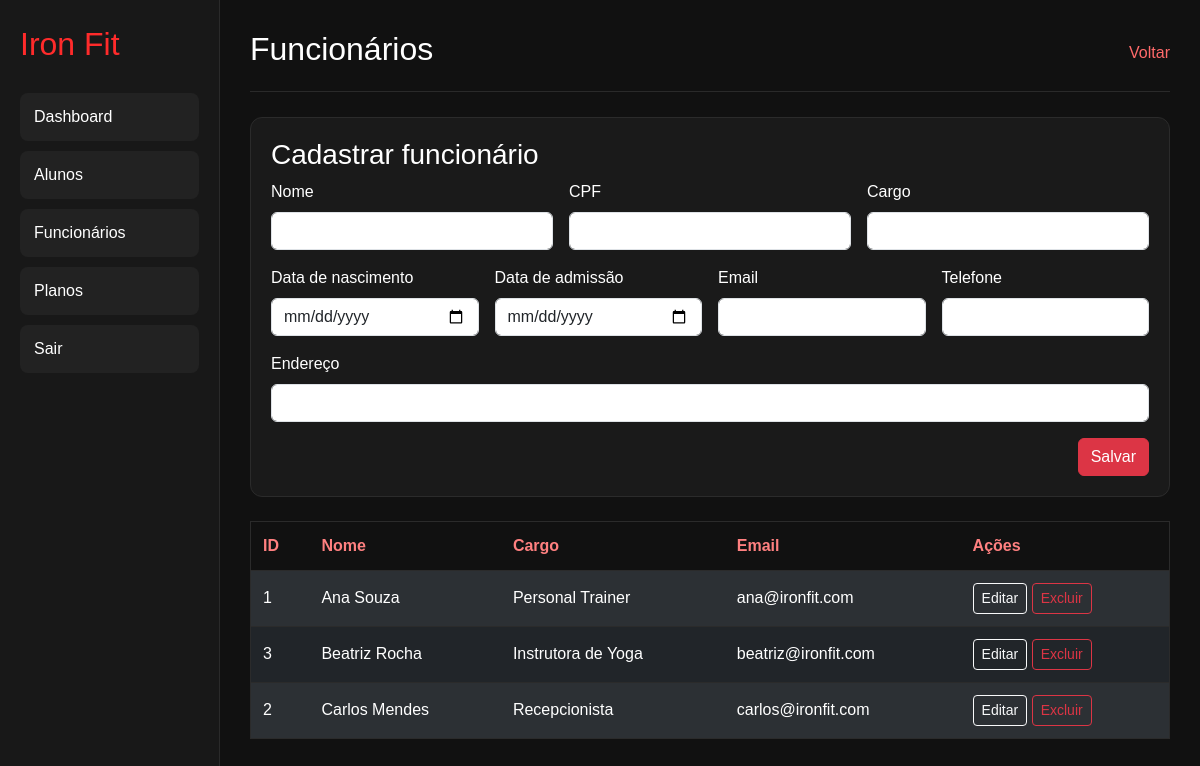
The page /admin/admin_funcionarios.php (signed in) on the database its author committed.
### tables this page shows
CREATE TABLE funcionarios (
  id INT NOT NULL AUTO_INCREMENT,
  nome VARCHAR(100) NOT NULL,
  cpf VARCHAR(14) DEFAULT NULL,
  data_nascimento DATE DEFAULT NULL,
  data_admissao DATE DEFAULT NULL,
  cargo VARCHAR(50) DEFAULT NULL,
  email VARCHAR(100) DEFAULT NULL,
  telefone VARCHAR(15) DEFAULT NULL,
  endereco VARCHAR(150) DEFAULT NULL,
  PRIMARY KEY (id),
  UNIQUE KEY (cpf)
);

### admin/admin_funcionarios.php (the view, shortened to what this page needs)
<?php
require_once '../conexao.php';
$funcionario = ['id' => '', 'nome' => '', 'cpf' => '', 'data_nascimento' => '', 'data_admissao' => '', 'cargo' => '', 'email' => '', 'telefone' => '', 'endereco' => ''];
$resultado = $conn->query('SELECT * FROM funcionarios ORDER BY nome');
?>
<!DOCTYPE html>
<html lang="pt-BR">
<head>
    <link href="https://cdn.jsdelivr.net/npm/bootstrap@5.3.3/dist/css/bootstrap.min.css" rel="stylesheet">
    <link rel="stylesheet" href="../assets/css/admin.css">
</head>
<body class="admin-panel">
    <div class="admin-shell">
        <aside class="sidebar">
            <h1>Iron Fit</h1>
            <a href="admin_painel.php">Dashboard</a>
            <a href="admin_alunos.php">Alunos</a>
            <a href="admin_funcionarios.php">Funcionários</a>
            <a href="admin_planos.php">Planos</a>
            <a href="logout.php">Sair</a>
        </aside>
        <main class="content">
            <div class="topo">
                <h2>Funcionários</h2>
                <a href="admin_painel.php">Voltar</a>
            </div>
            <div class="card-panel mb-4">
                <h3><?= empty($funcionario['id']) ? 'Cadastrar funcionário' : 'Editar funcionário' ?></h3>
                <form method="POST" class="row g-3">
                    <div class="col-md-4">
                        <label class="form-label">Nome</label>
                        <input type="text" name="nome" class="form-control" value="<?= htmlspecialchars($funcionario['nome']) ?>" required>
                    </div>
                    <div class="col-md-4">
                        <label class="form-label">CPF</label>
                        <input type="text" name="cpf" class="form-control" value="<?= htmlspecialchars($funcionario['cpf']) ?>" required>
                    </div>
                    <div class="col-md-4">
                        <label class="form-label">Cargo</label>
                        <input type="text" name="cargo" class="form-control" value="<?= htmlspecialchars($funcionario['cargo']) ?>" required>
                    </div>
                    <div class="col-md-3">
                        <label class="form-label">Data de nascimento</label>
                        <input type="date" name="data_nascimento" class="form-control" value="<?= htmlspecialchars($funcionario['data_nascimento']) ?>">
                    </div>
                    <div class="col-md-3">
                        <label class="form-label">Data de admissão</label>
                        <input type="date" name="data_admissao" class="form-control" value="<?= htmlspecialchars($funcionario['data_admissao']) ?>">
                    </div>
                    <div class="col-md-3">
                        <label class="form-label">Email</label>
                        <input type="email" name="email" class="form-control" value="<?= htmlspecialchars($funcionario['email']) ?>" required>
                    </div>
                    <div class="col-md-3">
                        <label class="form-label">Telefone</label>
                        <input type="text" name="telefone" class="form-control" value="<?= htmlspecialchars($funcionario['telefone']) ?>">
                    </div>
                    <div class="col-12">
                        <label class="form-label">Endereço</label>
                        <input type="text" name="endereco" class="form-control" value="<?= htmlspecialchars($funcionario['endereco']) ?>">
                    </div>
                    <div class="col-12 text-end">
                        <button type="submit" name="salvar_funcionario" class="btn btn-danger">Salvar</button>
                    </div>
                </form>
            </div>
            <div class="table-responsive">
                <table class="tabela table table-dark table-striped align-middle mb-0">
                    <thead>
                        <tr>
                            <th>ID</th>
                            <th>Nome</th>
                            <th>Cargo</th>
                            <th>Email</th>
                            <th>Ações</th>
                        </tr>
                    </thead>
                    <tbody>
                        <?php while ($linha = $resultado->fetch_assoc()): ?>
                            <tr>
                                <td><?= $linha['id']; ?></td>
                                <td><?= htmlspecialchars($linha['nome']); ?></td>
                                <td><?= htmlspecialchars($linha['cargo']); ?></td>
                                <td><?= htmlspecialchars($linha['email']); ?></td>
                                <td>
                                    <a href="admin_funcionarios.php?acao=editar&id=<?= $linha['id']; ?>" class="btn btn-sm btn-outline-light">Editar</a>
                                    <a href="admin_funcionarios.php?acao=excluir&id=<?= $linha['id']; ?>" class="btn btn-sm btn-outline-danger" onclick="return confirm('Deseja excluir este funcionário?');">Excluir</a>
                                </td>
                            </tr>
                        <?php endwhile; ?>
                    </tbody>
                </table>
            </div>
        </main>
    </div>
</body>
</html>

### assets/css/admin.css (style rules this page uses)
* { margin: 0; padding: 0; box-sizing: border-box; font-family: Arial, sans-serif; }
body { background: #111; color: white; }
.admin-panel { min-height: 100vh; background: #111; }
.admin-shell { display: flex; min-height: 100vh; }
.sidebar { width: 220px; background: #181818; border-right: 1px solid #2a2a2a; padding: 25px 20px; }
.sidebar h1 { font-size: 2rem; color: #ff2b2b; margin-bottom: 30px; }
.sidebar a { display: block; text-decoration: none; color: white; background: #222; padding: 12px 14px; margin-bottom: 10px; border-radius: 8px; }
.content { flex: 1; padding: 30px; }
.card-panel { background: #1a1a1a; border: 1px solid #2b2b2b; border-radius: 12px; padding: 20px; }
.topo { display: flex; justify-content: space-between; align-items: center; margin-bottom: 25px; border-bottom: 1px solid #2a2a2a; padding-bottom: 15px; }
.topo h2 { color: #fff; }
.topo a { color: #ff6a6a; text-decoration: none; }
.tabela { width: 100%; border-collapse: collapse; background: #1a1a1a; border: 1px solid #2b2b2b; }
.tabela th, .tabela td { padding: 12px; border-bottom: 1px solid #2b2b2b; text-align: left; }
.tabela th { background: #111; color: #ff8080; }

### rows shown on the page
funcionarios: id "1", nome "Ana Souza", cargo "Personal Trainer", email "ana@ironfit.com"
funcionarios: id "3", nome "Beatriz Rocha", cargo "Instrutora de Yoga", email "beatriz@ironfit.com"
funcionarios: id "2", nome "Carlos Mendes", cargo "Recepcionista", email "carlos@ironfit.com"
